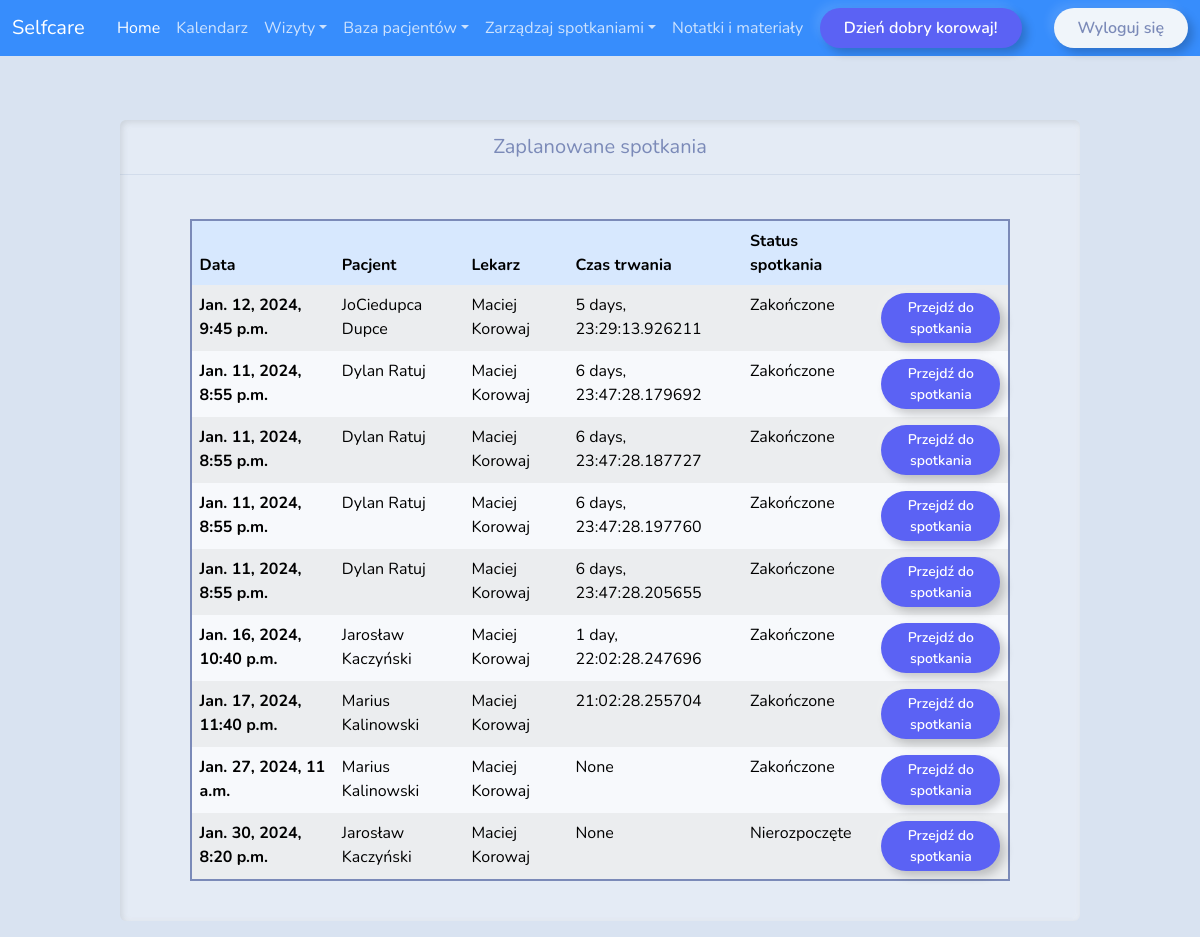
/patients/doctors_meetings (signed in), run on an earlier commit of the app's database.
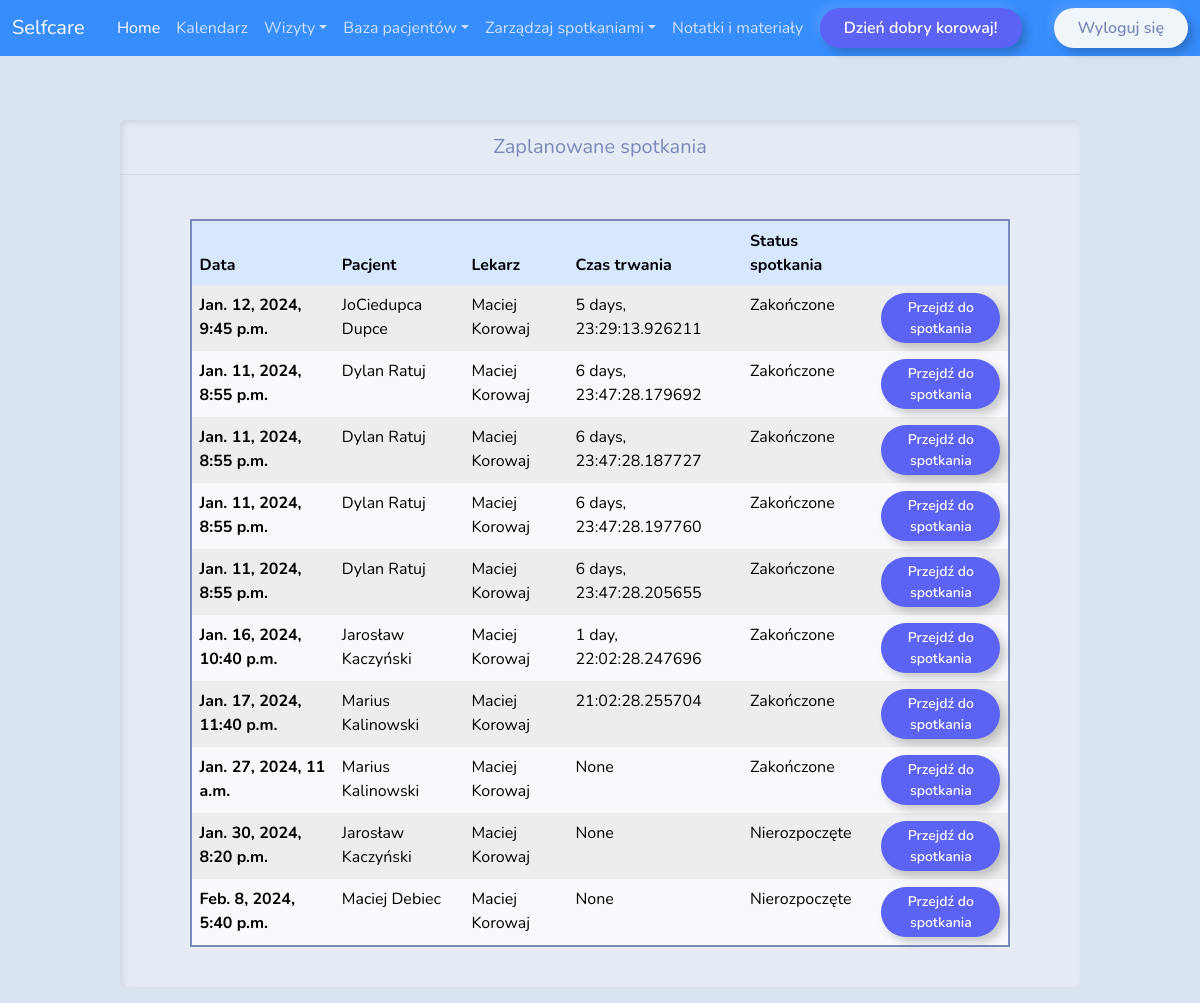
And on a later commit of the database.
### patients/models.py (models this page shows, shortened)
class Meetings(models.Model):
    MEETING_TYPE = (
        ('Biuro', 'Biuro'),
        ('Zdalnie', 'Zdalnie'),
    )
    MEETING_STATUS = (
        ('Zakończone', 'Zakończone'),
        ('W trakcie', 'W trakcie'),
        ('Nierozpoczęte', 'Nierozpoczęte')
    )
    meeting_place = models.CharField(max_length=100, null=True, choices=MEETING_TYPE)
    start_time = models.DateTimeField()
    real_start_time = models.DateTimeField(null=True, blank=True)
    end_time = models.DateTimeField(null=True, blank=True)
    real_end_time = models.DateTimeField(null=True, blank=True)
    duration = models.DurationField(null=True, blank=True)
    doctor = models.ForeignKey(Doctor, null=True, on_delete=models.SET_NULL)
    patient = models.ForeignKey(Patient, null=True, on_delete=models.SET_NULL)
    progress = models.CharField(max_length=100, null=True, choices = MEETING_STATUS, blank=True)

class Patient(models.Model):
    first_name = models.CharField(max_length=30)
    last_name = models.CharField(max_length=30)
    street = models.CharField(max_length=100, null=True)
    code = models.CharField(max_length=15, null=True)
    city = models.CharField(max_length = 40, null=True)
    phone_number = models.IntegerField()
    curator = models.ManyToManyField(Doctor, related_name="curator")
    email = models.EmailField(max_length=254)
    user = models.OneToOneField(User, on_delete=models.CASCADE, related_name='patient', null=True)
    group = models.ForeignKey(Group, on_delete=models.CASCADE, related_name='patients', null=True)
    captcha_score = models.FloatField(default = 0.0)
    def __str__(self):
        return f"{self.first_name} {self.last_name}"

class Doctor(models.Model):
    first_name = models.CharField(max_length=30)
    last_name = models.CharField(max_length=30)
    street = models.CharField(max_length=100, null=True)
    code = models.CharField(max_length=6, null=True)
    city = models.CharField(max_length = 40, null=True)
    phone_number = models.IntegerField()
    proteges = models.ManyToManyField('Patient',blank=True, related_name="proteges")
    email = models.EmailField(max_length=254)
    user = models.OneToOneField(User, on_delete=models.CASCADE, related_name='doctor',null=True)
    captcha_score = models.FloatField(default = 0.0)
    group = models.ForeignKey(Group, on_delete=models.CASCADE, related_name='doctos', null=True)
    class Meta:
        permissions = [
            ("doctor_permission", "doctor_permission")
            ]
    def __str__(self):
        return f"{self.first_name} {self.last_name}"

### patients/views.py (the view)
# urls.py: path('doctors_meetings', views.doctors_meetings, name="doctors_meetings"),
@group_required('doctors')
def doctors_meetings(request):
    doctor = Doctor.objects.get(user=request.user)
    meetings = Meetings.objects.filter(doctor=doctor)
    return render(request, 'patients/doctorsmeetings.html', {
        "meetings": meetings,
        'user': request.user
    })

### patients/helpers.py (called while the page is built)
def group_required(group, login_url=None, raise_exception=False):
    def check_perms(user):
        if isinstance(group, six.string_types):
            groups = (group, )
        else:
            groups = group
        if user.groups.filter(name__in=groups).exists():
            return True
        if raise_exception:
            raise PermissionDenied
        return False
    return user_passes_test(check_perms, login_url=login_url)

### patients/templatetags/auth_extras.py (called while the page is built)
@register.filter(name='has_group')
def has_group(user, group_name):
    group = Group.objects.get(name=group_name)
    return True if group in user.groups.all() else False

### patients/templates/patients/doctorsmeetings.html (shortened to what this page needs)
{% extends "patients/layout.html" %}
{% load static %}
{% block body %}
<div class= "container-meetings">
  <div class="card border-primary mb-3" style="width: 80%;">
      <div class="card-header text-center fs-5">Zaplanowane spotkania</div>
      <div class="form-newpatient">
      <div class="card-body">
<div class="tables">
    <table id="data" class="table table-bordered table-striped table-hover patients-table">
      <thead>
      <tr class="table-primary">
        <th scope="col">Data</th>
        <th scope="col-">Pacjent</th>
        <th scope="col-sm-">Lekarz</th>
        <th scope="col-sm-">Czas trwania</th>
        <th scope="col-sm-">Status spotkania</th>
        <th scope="col-l"></th>
      </tr>
      </thead>
      <tbody>
        {% for meeting in meetings %}
        <tr class="table-secondary">
            <th scope="row">{{ meeting.start_time }}</th>
            <td>{{ meeting.patient}}</td>
            <td>{{ meeting.doctor}}</td>
            <td>{{ meeting.duration}}</td>
            <td> {{ meeting.progress }}</td>
            <td> <a class="btn btn-outline-info btn-sm button-fill" href="{% url 'meeting' meeting.id %}" role="button">Przejdź do spotkania</button> </td>
          </tr>
        {% endfor %}
      </tbody>
    </table>
</div>
</div>
</div>
</div>
</div>
{% endblock body %}

What changed in the data, as far as the page shows it:
added Meetings: start_time "Feb. 8, 2024, 5:40 p.m.", patient "Maciej Debiec", doctor "Maciej Korowaj", duration "None", progress "Nierozpoczęte"
